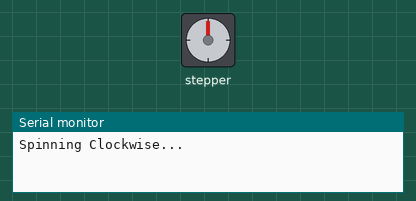
This sketch was run on a simulated Arduino Uno, built with avr-gcc and run on an emulated ATmega328P. Parts: stepper motor, the last lines printed to the serial monitor. Wiring (from diagram.json): stepper motor driver (200 steps per turn assumed): step pin 7; direction pin 6.

Above: at 0.05 s.
At 0.65 s:
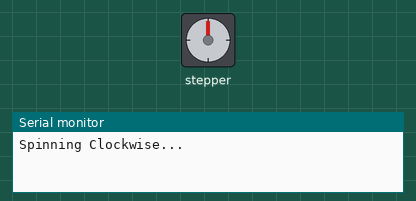
At 1.85 s:
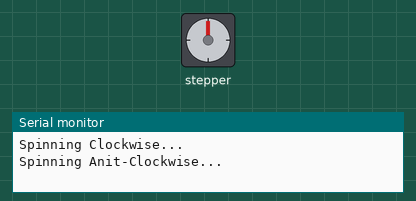
At 3.15 s:
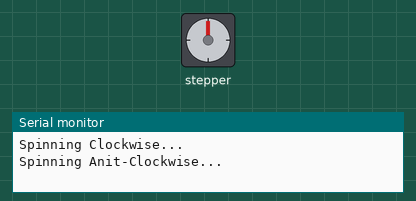
Timing chart, 0 to 7.3 s (numbered marks = the images above):
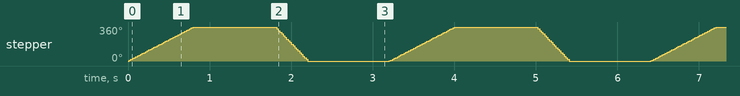

Measured:
- by itself, stepper: turns 360° clockwise in 0.78 s, then 360° counter-clockwise in 0.40 s, repeating every 3.2 s

The sketch:

sketch.ino
```cpp
const int DIR = 6;
const int STEP = 7;
const int steps_per_rev = 200;


void setup() {
  Serial.begin(115200);
  pinMode(STEP, OUTPUT);
  pinMode(DIR, OUTPUT);

}

void loop() {
      digitalWrite(DIR, HIGH);
      Serial.println("Spinning Clockwise...");

      for(int i = 0; i < steps_per_rev; i++){
        digitalWrite(STEP, HIGH);
        delayMicroseconds(2000);
        digitalWrite(STEP, LOW);
        delayMicroseconds(2000);
      }
      delay(1000);
      digitalWrite(DIR, LOW);
      Serial.println("Spinning Anit-Clockwise...");

      for(int i = 0; i < steps_per_rev; i++){
        digitalWrite(STEP, HIGH);
        delayMicroseconds(1000);
        digitalWrite(STEP, LOW);
        delayMicroseconds(1000);
      }

      delay(1000);

}
```
